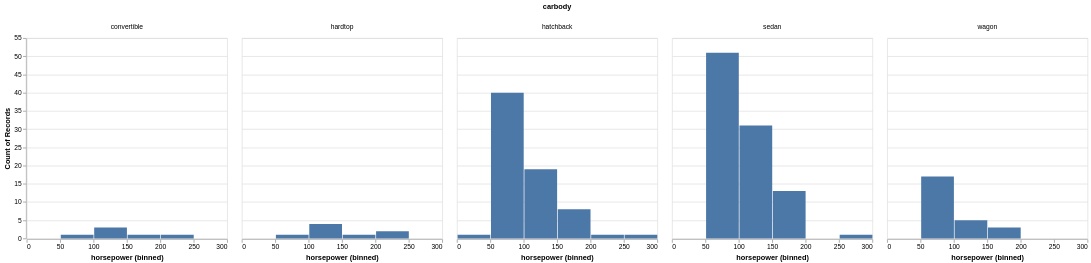

Here is the notebook cell this chart was saved with:
### Code cell
alt.Chart(cars_data).mark_bar().encode(
    alt.X('horsepower', bin=True),
    y='count()',
    column='carbody'
)

### Figure 1 — Vega-Lite specification as saved in the notebook (floating-point values rounded to 4 significant figures; data arrays with more than 128 entries replaced by an {"elided": "..."} marker saying what was removed)
{"config": {"view": {"continuousWidth": 300, "continuousHeight": 300}}, "data": {"name": "data-1bed9fbf2600d9190696f48c3511329a"}, "mark": {"type": "bar"}, "encoding": {"column": {"field": "carbody", "type": "nominal"}, "x": {"bin": true, "field": "horsepower", "type": "quantitative"}, "y": {"aggregate": "count", "type": "quantitative"}}, "$schema": "https://vega.github.io/schema/vega-lite/v6.1.0.json", "datasets": {"data-1bed9fbf2600d9190696f48c3511329a": {"elided": "205 records"}}}
